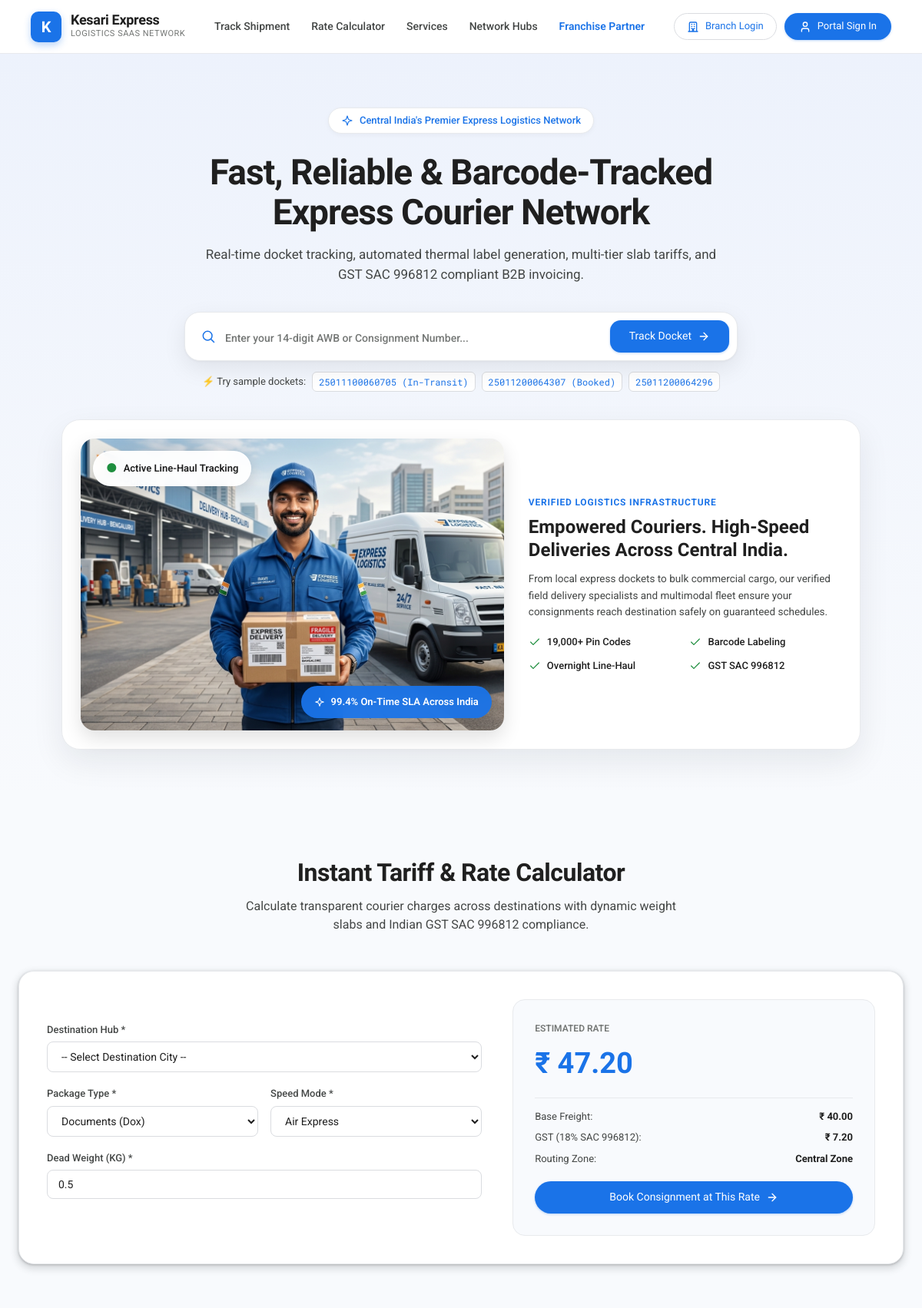
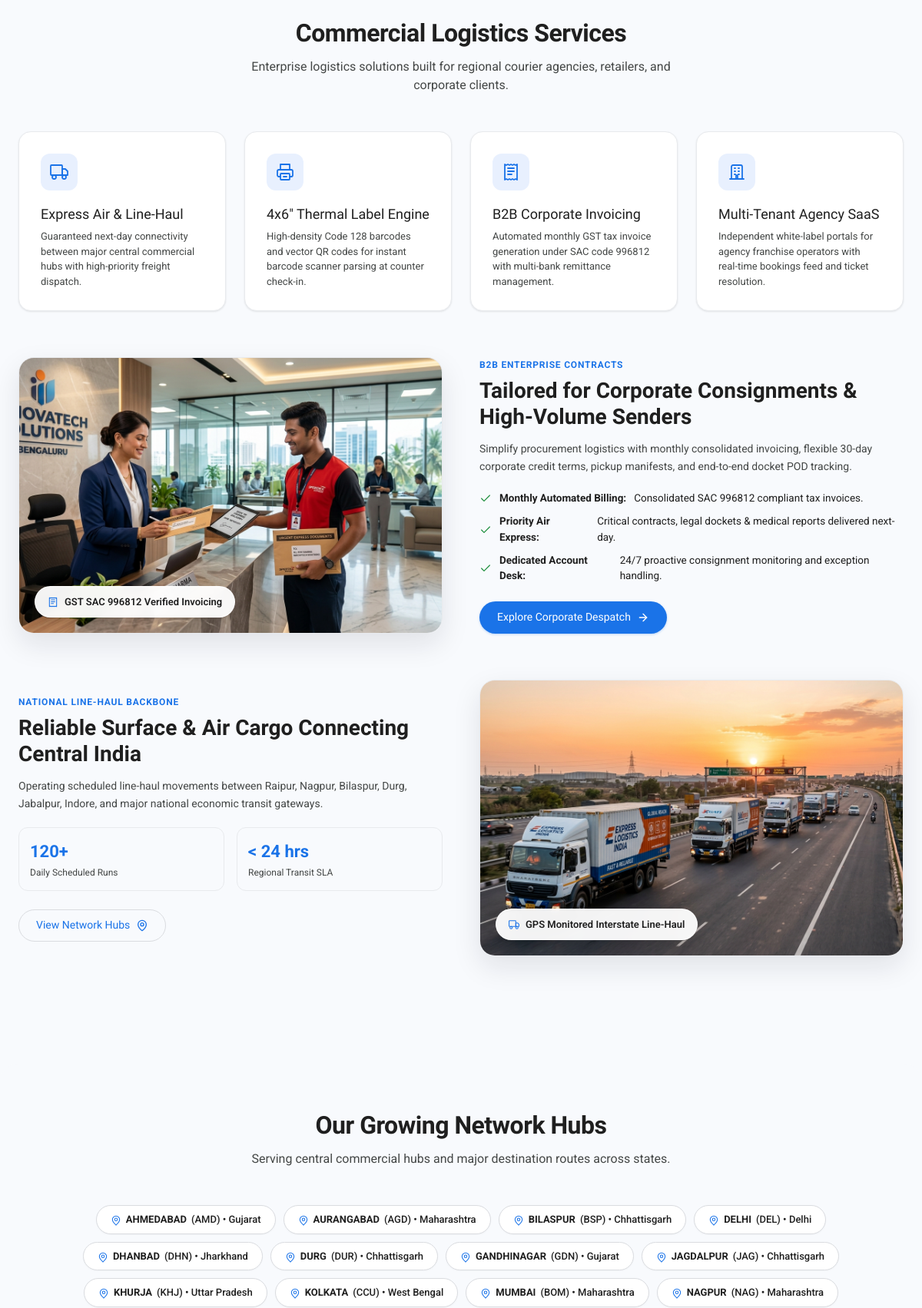
The page / (upper part) on the database its author committed (2 pictures, top to bottom).
### tables this page shows
CREATE TABLE destinations (
    id INTEGER PRIMARY KEY AUTOINCREMENT,
    code VARCHAR(30) UNIQUE NOT NULL,
    name VARCHAR(120) NOT NULL,
    state_id INTEGER NOT NULL,
    pincode VARCHAR(10) NULL,
    is_hub INTEGER DEFAULT 0,
    is_active INTEGER DEFAULT 1,
    created_at DATETIME DEFAULT CURRENT_TIMESTAMP,
    FOREIGN KEY (state_id) REFERENCES states(id)
);

CREATE TABLE states (
    id INTEGER PRIMARY KEY AUTOINCREMENT,
    code VARCHAR(10) UNIQUE NOT NULL,
    name VARCHAR(100) NOT NULL,
    zone_id INTEGER NOT NULL,
    gst_code VARCHAR(10) NULL,
    created_at DATETIME DEFAULT CURRENT_TIMESTAMP,
    FOREIGN KEY (zone_id) REFERENCES operational_zones(id)
);

### src/Views/public/home.php (the view, shortened to what the rows shown need)
<!DOCTYPE html>
<html lang="en">
<head>
    <link rel="stylesheet" href="/assets/css/google-theme.css">
</head>
<body>
            <?= Icon::svg('agencies', '', 16) ?> Branch Login
<section class="hero-section" id="track">
    <h1 class="hero-title">
        Fast, Reliable & Barcode-Tracked Express Courier Network
    </h1>
    <div class="hero-visual-card animate-fade-in">
        <div>
            <h2 style="font-size:24px; font-weight:700; line-height:1.25; margin-bottom:12px; color:var(--text-primary);">
                Empowered Couriers. High-Speed Deliveries Across Central India.
            </h2>
        </div>
    </div>
</section>
<section class="content-section" id="calculator">
    <div class="section-header">
        <h2>Instant Tariff & Rate Calculator</h2>
    </div>
</section>
<section class="content-section" id="services" style="padding-top:0;">
    <div class="section-header">
        <h2>Commercial Logistics Services</h2>
    </div>
    <div class="two-col-showcase">
        <div>
            <h2 style="font-size:28px; font-weight:700; line-height:1.2; margin-bottom:14px; color:var(--text-primary);">
                Tailored for Corporate Consignments & High-Volume Senders
            </h2>
        </div>
    </div>
    <div class="two-col-showcase reverse">
        <div>
            <h2 style="font-size:28px; font-weight:700; line-height:1.2; margin-bottom:14px; color:var(--text-primary);">
                Reliable Surface & Air Cargo Connecting Central India
            </h2>
        </div>
    </div>
</section>
<section class="content-section" id="network" style="background:#f8fafd; border-radius:24px; padding:60px 40px; margin-bottom:60px;">
    <div class="section-header">
        <h2>Our Growing Network Hubs</h2>
    </div>
    <div class="hubs-grid">
        <?php foreach ($destinations as $d): ?>
            <div class="hub-chip">
                <span style="color:var(--brand-primary);"><?= Icon::svg('destinations', '', 14) ?></span>
                <strong><?= htmlspecialchars($d['name']) ?></strong> (<?= htmlspecialchars($d['code']) ?>) • <?= htmlspecialchars($d['state_name']) ?>
            </div>
        <?php endforeach; ?>
    </div>
</section>
</body>
</html>

### src/Icon.php (shortened to what the rows shown need)
<?php
class Icon
{
    public static function svg(string $name, string $class = '', int $size = 20, ?string $color = null): string
    {
        $inner = self::$icons[$name] ?? self::$icons['sparkles'];
        $styleAttr = $color ? ' style="stroke:' . htmlspecialchars($color) . ';"' : '';
        $cssClasses = trim('svg-icon ' . $class);
        return sprintf(
            '<svg class="%s" width="%d" height="%d" viewBox="0 0 24 24" fill="none" stroke="currentColor" stroke-width="1.8" stroke-linecap="round" stroke-linejoin="round" aria-hidden="true"%s>%s</svg>',
            htmlspecialchars($cssClasses),
            $size,
            $size,
            $styleAttr,
            $inner
        );
    }
}

### rows shown on the page
destinations: name "AHMEDABAD", code "AMD", state.name "Gujarat"
destinations: name "AURANGABAD", code "AGD", state.name "Maharashtra"
destinations: name "BILASPUR", code "BSP", state.name "Chhattisgarh"
destinations: name "DELHI", code "DEL", state.name "Delhi"
destinations: name "DHANBAD", code "DHN", state.name "Jharkhand"
destinations: name "DURG", code "DUR", state.name "Chhattisgarh"
destinations: name "GANDHINAGAR", code "GDN", state.name "Gujarat"
destinations: name "JAGDALPUR", code "JAG", state.name "Chhattisgarh"
destinations: name "KHURJA", code "KHJ", state.name "Uttar Pradesh"
destinations: name "KOLKATA", code "CCU", state.name "West Bengal"
destinations: name "MUMBAI", code "BOM", state.name "Maharashtra"
destinations: name "NAGPUR", code "NAG", state.name "Maharashtra"
